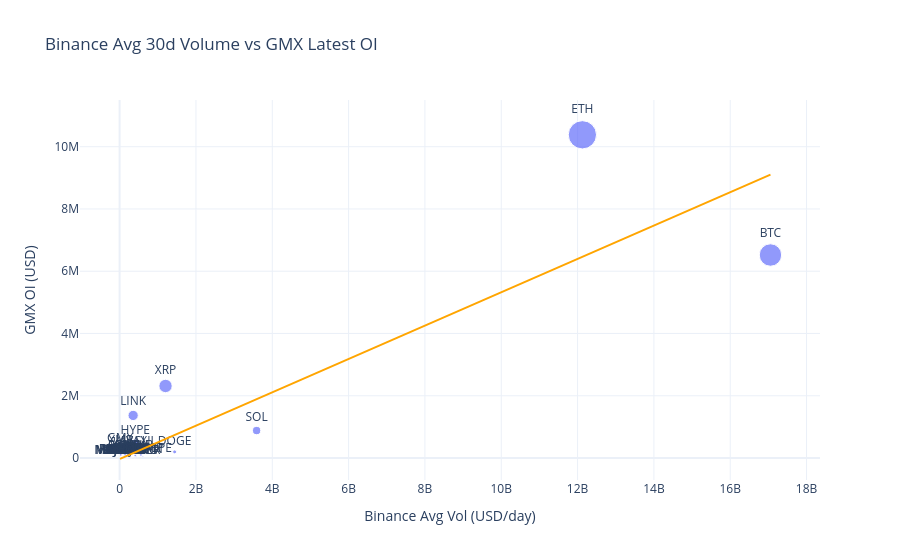

Notebook code for this chart:
### Code cell
if not gmx_oi.empty:
    latest_oi = gmx_oi.groupby("base")["oi_usd"].last().reset_index()
    b_avg = (
        binance_vol[binance_vol["base"].isin(UNIVERSE)]
        .groupby("base")[f"vol_ma{MA_WINDOW}d"]
        .mean()
        .reset_index()
    )
    b_avg.columns = ["base", "binance_avg_vol"]

    scatter_df = latest_oi.merge(b_avg, on="base").dropna()
    fig = px.scatter(
        scatter_df,
        x="binance_avg_vol",
        y="oi_usd",
        text="base",
        size="oi_usd",
        title=f"Binance Avg {MA_WINDOW}d Volume vs GMX Latest OI",
        labels={"binance_avg_vol": "Binance Avg Vol (USD/day)", "oi_usd": "GMX OI (USD)"},
        template=TEMPLATE,
        trendline="ols",
        trendline_color_override="orange",
    )
    fig.update_traces(textposition="top center")
    fig.show()
